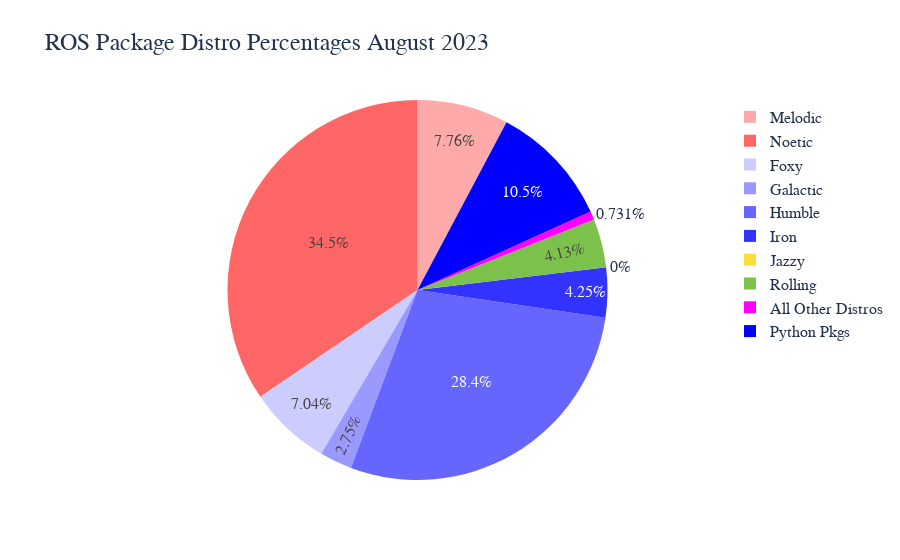

The notebook cell saved with this chart:
### Code cell
trace1 = go.Pie(values= temp[last_year], labels = temp["name"],title="",sort= False)
layout = go.Layout(title="ROS Package Distro Percentages {0} {1}".format(last_month,last_year))
fig = go.Figure(data=trace1, layout=layout)


fig.update_layout(
    font_family="Arial",
    font_color="#22314E",
    font_size=16,
    title_font_size = 24,
    title_font_family="Arial",
    title_font_color="#22314E"
)

fig.update_traces(marker=dict(colors=['#FFAAAA','#FF6666','#CCCCFF','#9999FF',
                                      '#6666FF','#3333FF','#fcdc3f',"#7cc14b","#FF00FF","#0000FF"]))

fig.show()

### Figure 1 — Plotly figure (JSON) as saved in the notebook; plotly's stock layout.template omitted (floating-point values rounded to 4 significant figures)
{"data": [{"labels": ["Melodic", "Noetic", "Foxy", "Galactic", "Humble", "Iron", "Jazzy", "Rolling", "All Other Distros", "Python Pkgs"], "marker": {"colors": ["#FFAAAA", "#FF6666", "#CCCCFF", "#9999FF", "#6666FF", "#3333FF", "#fcdc3f", "#7cc14b", "#FF00FF", "#0000FF"]}, "sort": false, "title": {"text": ""}, "type": "pie", "values": [7.75, 34.45, 7.03, 2.75, 28.32, 4.24, 0, 4.12, 0.73, 10.45]}], "layout": {"font": {"color": "#22314E", "family": "Arial", "size": 16}, "title": {"font": {"color": "#22314E", "family": "Arial", "size": 24}, "text": "ROS Package Distro Percentages August 2023"}}}
